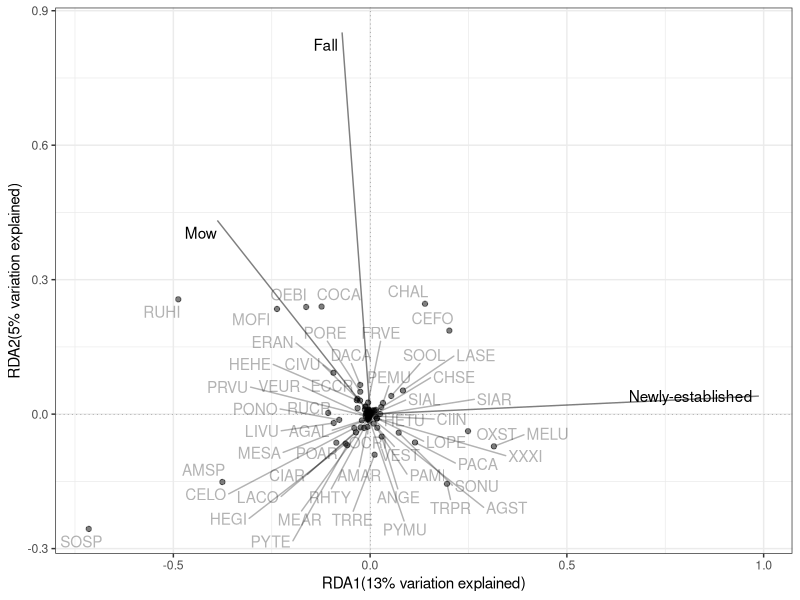
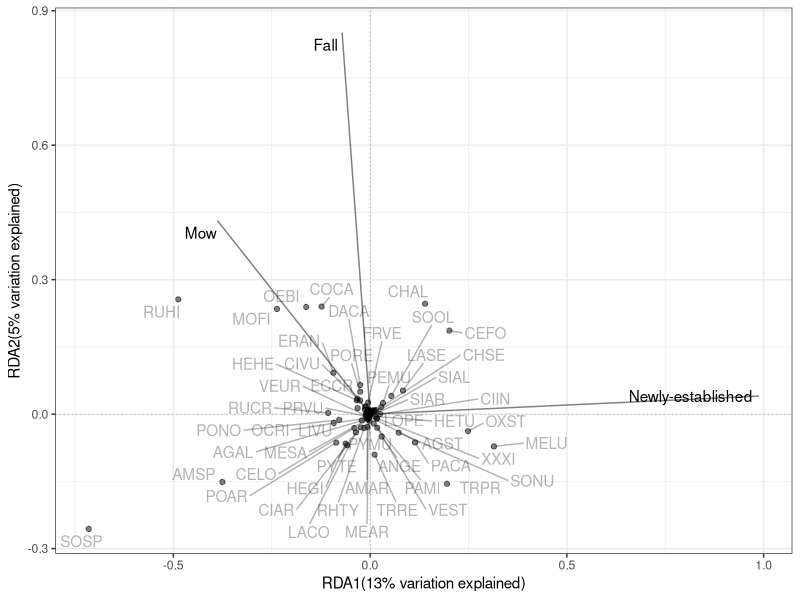

The R script that drew these images, in order:
# libraries --------------------------------------------------------------------
library(here)       # for creating relative file-paths
library(dplyr)      # for manipulating data
library(ggplot2)    # for visualizing data
library(vegan)      # for doing community ecology analyses
library(ggrepel)    # for repelling text in ggplot2 figures

# import -----------------------------------------------------------------------

spr_sb <- read.csv(
  here("data", "analysis_data", "spring_seedbank.csv"),
  row.names = 1
)

fall_sb <- read.csv(
  here("data", "analysis_data", "fall_seedbank.csv"),
  row.names = 1
)

# check packaging --------------------------------------------------------------
glimpse(spr_sb)
glimpse(fall_sb)

# clean data -------------------------------------------------------------------

sb <- rbind(fall_sb, spr_sb)

comm_matrix <- sb %>%
  group_by(season, treatment, site_code) %>%
  tidyr::pivot_wider(names_from = spp_code, values_from = total_abund) %>%
  ungroup() %>%
  mutate(across(.cols = AMRE:LOPE, ~ tidyr::replace_na(.x, 0))) %>%
  mutate(
    season = factor(season, levels = c("Spring", "Fall")),
    treatment = factor(treatment, levels = c("RES", "MOW", "TIL")))

# redundancy analysis ----------------------------------------------------------

## prep ------------------------------------------------------------------------

Y <- comm_matrix %>%
  dplyr::select(-c("season", "site_name", "site_code", "treatment", "plot")) %>%
  vegan::decostand("hellinger")

## run RDA ---------------------------------------------------------------------
comm_comp_rda <- rda(Y ~ season + treatment, strata = site_name, data = comm_matrix)

## grab eigenvalues ------------------------------------------------------------
rda_summ <- summary(comm_comp_rda)

## get r squared ---------------------------------------------------------------

# un-adjusted R^2 retrieved from rda object
R2 <- RsquareAdj(comm_comp_rda)$r.squared

# adjusted R^2 retrieved from rda object
R2adj <- RsquareAdj(comm_comp_rda)$adj.r.squared

## anova -----------------------------------------------------------------------

anova(comm_comp_rda, permutations = how(nperm = 999))
anova(comm_comp_rda, by = "axis", permutations = how(nperm = 999))

# visualize data ---------------------------------------------------------------

## manually extract scores for the first two RDA axes --------------------------
sp_scores <- as.data.frame(rda_summ$species[, c("RDA1", "RDA2")])
st_scores <- as.data.frame(rda_summ$sites[, c("RDA1", "RDA2")])
yz_scores <- as.data.frame(rda_summ$biplot[, c("RDA1", "RDA2")]) 

## show only management regimes (instead of site names) for readability --------
yz_scores$vars <- rownames(yz_scores) 
yz_tidy <- filter(
  yz_scores,
  vars %in% c("seasonFall", "treatmentMOW","treatmentTIL")
)

rownames(yz_tidy) <- c("Fall", "Mow", "Newly-established")

## get variation explained for each RDA axis -----------------------------------

rda1_prop_explained <- rda_summ$cont$importance["Proportion Explained","RDA1"]
rda2_prop_explained <- rda_summ$cont$importance["Proportion Explained","RDA2"]

rda1_prop_explained <- round(rda1_prop_explained*100, digits = 0)
rda2_prop_explained <- round(rda2_prop_explained*100, digits = 0)

## plot the scores using ggplot2 syntax ----------------------------------------
(ggplot_rda <- 
  
  ggplot() + 

  # species scores
  geom_text_repel(
    aes(x = RDA1, y  = RDA2), 
    label = row.names(sp_scores), 
    max.overlaps = 100, 
    alpha = 0.3, 
    data = sp_scores) +
  
  geom_point(
    aes(x = RDA1, y  = RDA2), 
    alpha = 0.5, 
    data = sp_scores) +
  
  # environmental scores 
  geom_text_repel(
    aes(x = RDA1, y = RDA2), 
    label = rownames(yz_tidy), 
    data = yz_tidy
  ) + 
   
  geom_segment(
    aes(x = 0, xend = RDA1, y = 0, yend = RDA2),
    colour = "black",
    alpha = 0.5,
    data = yz_tidy
    ) + 
  
  labs(
    x = paste(
      "RDA1", 
      "(", 
      rda1_prop_explained, 
      "% variation explained)", 
      sep = ""),
    
    y = paste(
      "RDA2", 
      "(", 
      rda2_prop_explained, 
      "% variation explained)",
      sep = "")
  ) + 
   
  geom_hline(yintercept = 0, linetype = 3, linewidth = 0.1) + 
  geom_vline(xintercept = 0, linetype = 3, linewidth  = 0.1) + 

  theme_bw()
)

# save to disk -----------------------------------------------------------------

ggsave(
  filename = here("output", "data_appendix_output", "figure-s2_rda.png"),
  plot = ggplot_rda, 
  device = "png", 
  units = "in", 
  height = 5, 
  width = 5
)
